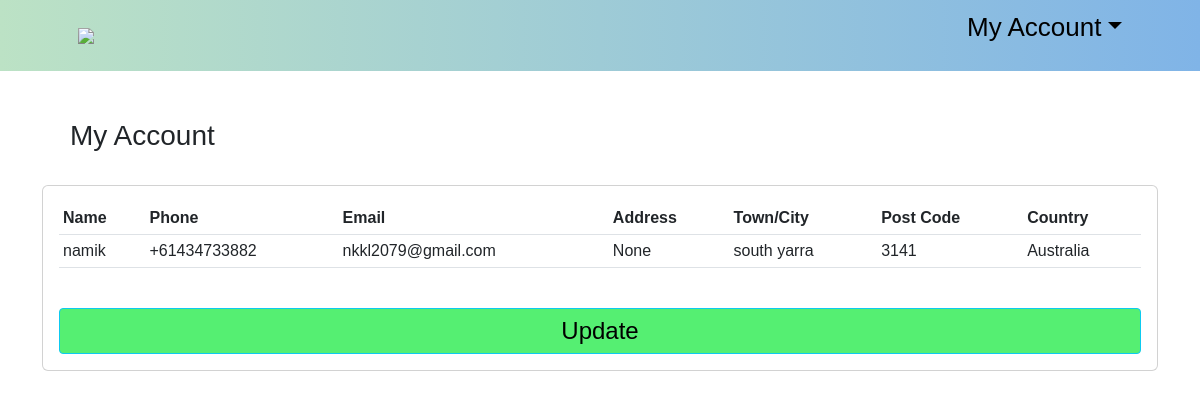
Page /my_account/2/ (signed in) on the committed database.
### ecommerce/models.py (models this page shows, shortened)
class Customer (models.Model):
    user= models.OneToOneField(User, null=True, on_delete=models.CASCADE)
    name = models.CharField(max_length=100, null=True)
    phone=models.CharField(max_length=100, null=True)
    email=models.CharField(max_length=100, null=True)
    date_created= models.DateTimeField(auto_now_add=True)
    address = models.CharField(verbose_name="Address", max_length=100, null=True, blank=True)
    town = models.CharField(verbose_name="Town/City", max_length=100, null=True, blank=True)
    post_code = models.CharField(verbose_name="Post Code", max_length=8, null=True, blank=True)
    country = models.CharField(verbose_name="Country", max_length=100, null=True, blank=True)
    latitude = models.CharField(verbose_name="Latitude", max_length=50, null=True, blank=True)
    longitude = models.CharField(verbose_name="Longitude", max_length=50, null=True, blank=True)

### ecommerce/views.py (the view)
# urls.py: path('my_account/<str:pk>/', views.myAccount, name="myaccount"),
@login_required(login_url='login')
def myAccount(request, pk):
    customer = Customer.objects.get(id=pk)
    form = CustomerForm(instance=customer)
    context = {'form': form, "customer": customer}
    return render(request, 'my_account.html', context)

### templates/my_account.html
<!DOCTYPE html>
{% extends 'old/main.html' %}
{% load static%}
{% load crispy_forms_tags %}
{% block content %}
<br><br><h3>&emsp;My Account</h3><br>
		<div class="card card-body" style="overflow-x:auto;">
			<table class="table table-sm">
				<tr>
					<th>Name</th>
					<th>Phone</th>
					<th>Email</th>
					<th>Address</th>
					<th>Town/City</th>
					<th>Post Code</th>
                    <th>Country</th>
				</tr>
				<tr>
							<td>{{ customer.name }}</td>
							<td>{{ customer.phone }}</td>
							<td>{{ customer.email }}</td>
							<td>{{ customer.address }}</td>
                            <td>{{ customer.town }}</td>
                            <td>{{ customer.post_code }}</td>
                            <td>{{ customer.country }}</td>
                </tr>
			</table><br>
            <a style="font-size:24px; background-color:#55EF72;" class = "btn btn-sm btn-info" href="{% url 'myaccountupdate' customer.id%}">Update</a>
		</div>
{% endblock content %}

### static/cssivy/main.css (style rules this page uses)
body { background-color : white; }

### templates/old/main.html (style rules this page uses)
body { font-family: 'Poppins', sans-serif; }

### rows in the picture
Customer: name "namik", phone "+61434733882", email "nkkl2079@gmail.com", address "None", town "south yarra", post_code "3141", country "Australia"
